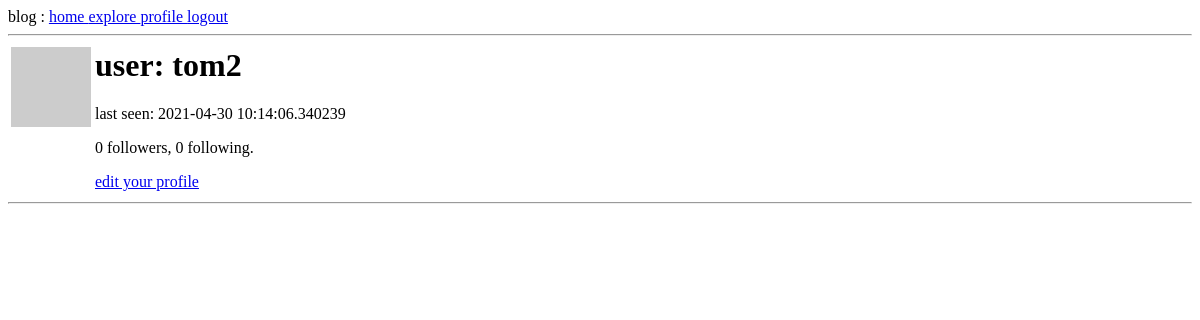
/user/tom2 (signed in), run on an earlier commit of the app's database.
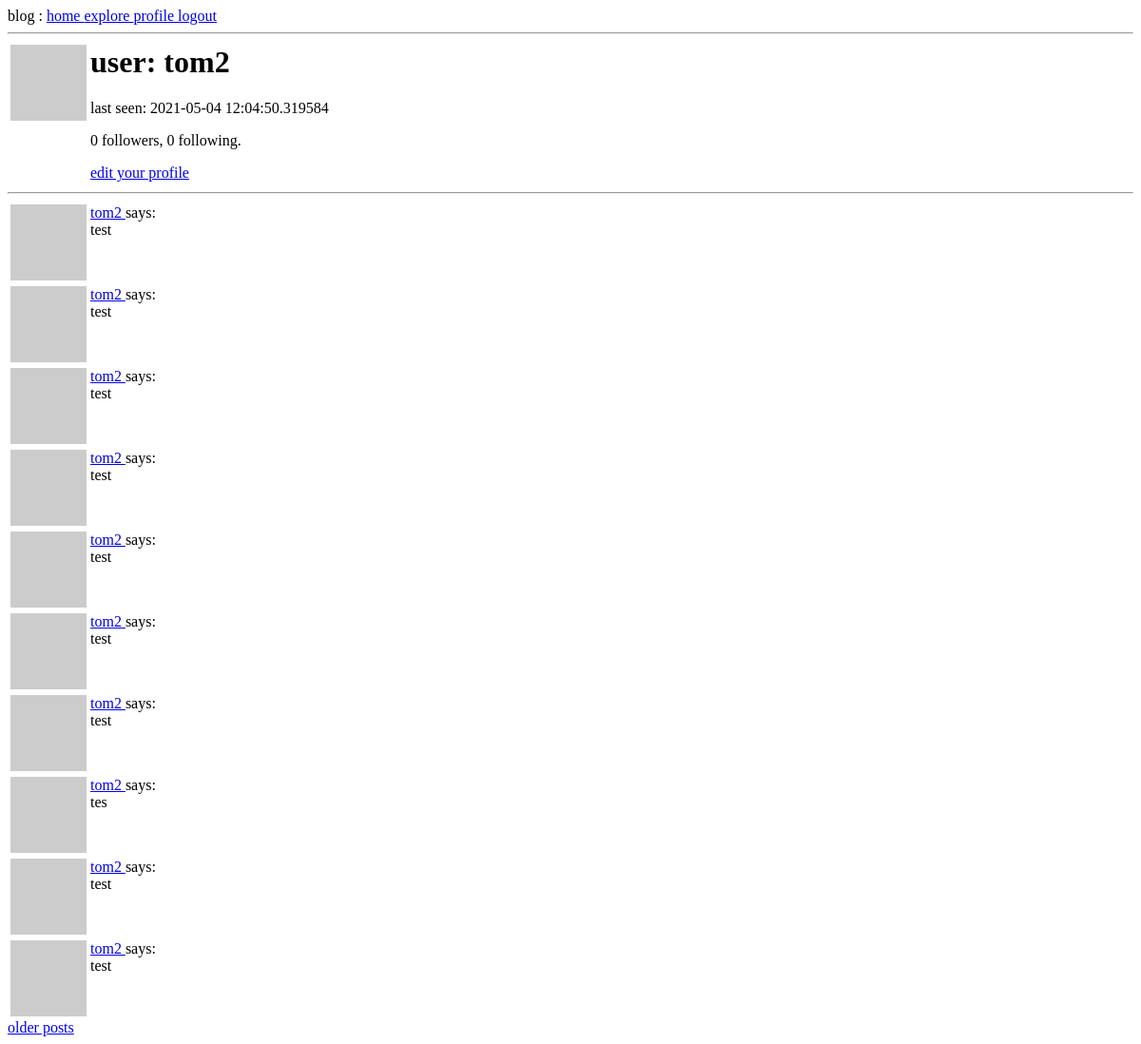
And on a later commit of the database.
### app/models.py (models this page shows, shortened)
class User(UserMixin, db.Model):
    id       = db.Column(db.Integer, primary_key = True)
    username = db.Column(db.String(64),  index = True, unique = True)
    email    = db.Column(db.String(128), index = True, unique = True)
    about_me = db.Column(db.String(128))
    last_seen = db.Column(db.DateTime, default = datetime.utcnow)
    password_hash = db.Column(db.String(128))
    posts = db.relationship('Post', backref = 'author', lazy = 'dynamic')
    followed = db.relationship(
        'User', secondary = followers,
        primaryjoin = (followers.c.follower_id == id),
        secondaryjoin = (followers.c.followed_id == id),
        backref = db.backref('followers', lazy = 'dynamic'), lazy = 'dynamic')
    def avatar(self, size):
        digest = md5(self.email.lower().encode('utf-8')).hexdigest()
        return 'https://www.gravatar.com/avatar/{}?d=identicon&s={}'.format(digest, size)

class Post(db.Model):
    id   = db.Column(db.Integer, primary_key = True)
    body = db.Column(db.String(128))
    timestamp = db.Column(db.DateTime, index = True, default = datetime.utcnow)
    user_id = db.Column(db.Integer, db.ForeignKey('user.id'))

### app/routes.py (the view)
@app.route('/user/<username>')
@login_required
def user(username):
    user = User.query.filter_by(username = username).first_or_404()
    page = request.args.get('page', 1, type = int)
    posts = user.posts.order_by(Post.timestamp.desc()).paginate(page, app.config['POSTS_PER_PAGE'], False)
    next_url = url_for('user', username = user.username, page = posts.next_num) if posts.has_next else None
    prev_url = url_for('user', username = user.username, page = posts.prev_num) if posts.has_prev else None
    form = EmptyForm()
    return render_template('user.html', user = user, form = form, posts = posts.items, next_url = next_url, prev_url = prev_url)

### app/models.py (called while the page is built)
@login.user_loader
def load_user(id):
    return User.query.get(int(id))

### app/routes.py (called while the page is built)
@app.before_request
def before_request():
    if current_user.is_authenticated:
        current_user.last_seen = datetime.utcnow()
        db.session.commit()

### app/templates/user.html (shortened to what this page needs)
{% extends 'base.html' %}
{% block content %}
    <table>
        <tr valign = 'top'>
            <td><img src = "{{ user.avatar(128) }}"></td>
            <td>
                <h1> user: {{ user.username }} </h1>
                {% if user.last_seen %}
                <p> last seen: {{ user.last_seen }} </p>
                {% endif %}
                <p>{{ user.followers.count() }} followers, {{ user.followed.count() }} following. </p>
                {% if user == current_user %}
                <p><a href = "{{ url_for('edit_profile') }}"> edit your profile </a></p>
                {% endif %}
            </td>
        </tr>
    </table>
    <hr>
    {% for post in posts %}
        {% include '_post.html' %}
    {% endfor %}
    {% if next_url %}
    <a href = "{{ next_url }}"> older posts </a>
    {% endif %}
{% endblock %}

### app/templates/_post.html
<table>
    <tr valign = 'top'>
        <td><img src = "{{ post.author.avatar(36) }}"></td>
        <td>
            <a href = "{{ url_for('user', username = post.author.username) }}">
                {{ post.author.username }}
            </a>
            says: <br> {{ post.body }}
        </td>
    </tr>
</table>

What changed in the data, as far as the page shows it:
changed User "tom2": last_seen "2021-04-30 10:14:06.340239" → "2021-05-04 12:04:50.319584"
added Post: author.username "tom2", body "test"
added Post: author.username "tom2", body "test"
added Post: author.username "tom2", body "test"
added Post: author.username "tom2", body "test"
added Post: author.username "tom2", body "test"
added Post: author.username "tom2", body "test"
added Post: author.username "tom2", body "test"
added Post: author.username "tom2", body "tes"
added Post: author.username "tom2", body "test"
added Post: author.username "tom2", body "test"
Also different on the page:
text now shown: "older posts"
